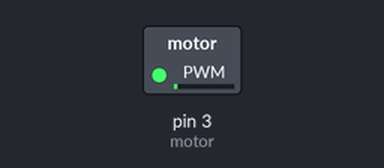
Simulated run of this sketch. Board: Arduino Uno, built with avr-gcc and run on an emulated ATmega328P. Parts: switched loads named in the sketch (green lamp = pin HIGH).

Above: at 0.05 s.
At 0.95 s:
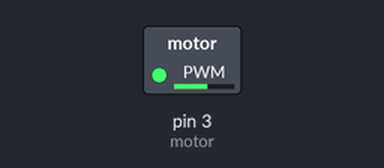
At 1.7 s:
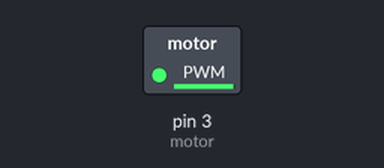
At 3.35 s:
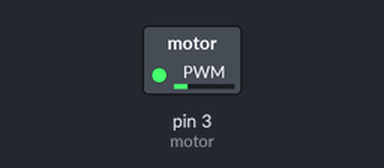
Timing chart, 0 to 8.6 s (numbered marks = the images above):
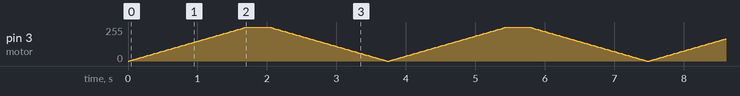

The sketch:

motor.ino
```cpp
int motor =3;

void setup() {
pinMode(motor, OUTPUT);
}

void loop() {


  for(int speedmotor = 0;speedmotor <= 255;speedmotor += 3){
  analogWrite(motor,speedmotor);
  delay(20);}

   analogWrite(motor,255);
   delay(300);
  for(int speedmotor = 255;speedmotor >= 0;speedmotor -= 3){
  analogWrite(motor,speedmotor);
  delay(20);}
}
```
